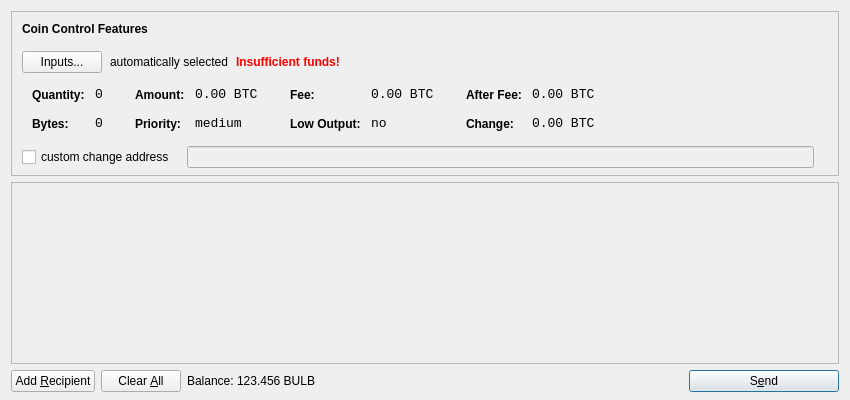
<?xml version="1.0" encoding="UTF-8"?>
<ui version="4.0">
 <class>SendCoinsDialog</class>
 <widget class="QDialog" name="SendCoinsDialog">
  <property name="geometry">
   <rect>
    <x>0</x>
    <y>0</y>
    <width>850</width>
    <height>400</height>
   </rect>
  </property>
  <property name="windowTitle">
   <string>Send Coins</string>
  </property>
  <layout class="QVBoxLayout" name="verticalLayout" stretch="0,1,0">
   <property name="bottomMargin">
    <number>8</number>
   </property>
   <item>
    <widget class="QFrame" name="frameCoinControl">
     <property name="sizePolicy">
      <sizepolicy hsizetype="Expanding" vsizetype="Expanding">
       <horstretch>0</horstretch>
       <verstretch>0</verstretch>
      </sizepolicy>
     </property>
     <property name="maximumSize">
      <size>
       <width>16777215</width>
       <height>16777215</height>
      </size>
     </property>
     <property name="frameShape">
      <enum>QFrame::StyledPanel</enum>
     </property>
     <property name="frameShadow">
      <enum>QFrame::Sunken</enum>
     </property>
     <layout class="QVBoxLayout" name="verticalLayoutCoinControl2">
      <property name="spacing">
       <number>-1</number>
      </property>
      <property name="leftMargin">
       <number>0</number>
      </property>
      <property name="topMargin">
       <number>0</number>
      </property>
      <property name="rightMargin">
       <number>0</number>
      </property>
      <property name="bottomMargin">
       <number>6</number>
      </property>
      <item>
       <layout class="QVBoxLayout" name="verticalLayoutCoinControl" stretch="0,0,0,0,1">
        <property name="spacing">
         <number>0</number>
        </property>
        <property name="leftMargin">
         <number>10</number>
        </property>
        <property name="topMargin">
         <number>10</number>
        </property>
        <item>
         <layout class="QHBoxLayout" name="horizontalLayoutCoinControl1">
          <property name="bottomMargin">
           <number>15</number>
          </property>
          <item>
           <widget class="QLabel" name="labelCoinControlFeatures">
            <property name="sizePolicy">
             <sizepolicy hsizetype="Preferred" vsizetype="Maximum">
              <horstretch>0</horstretch>
              <verstretch>0</verstretch>
             </sizepolicy>
            </property>
            <property name="font">
             <font>
              <weight>75</weight>
              <bold>true</bold>
             </font>
            </property>
            <property name="styleSheet">
             <string notr="true">font-weight:bold;</string>
            </property>
            <property name="text">
             <string>Coin Control Features</string>
            </property>
           </widget>
          </item>
         </layout>
        </item>
        <item>
         <layout class="QHBoxLayout" name="horizontalLayoutCoinControl2" stretch="0,0,0,0">
          <property name="spacing">
           <number>8</number>
          </property>
          <property name="bottomMargin">
           <number>10</number>
          </property>
          <item>
           <widget class="QPushButton" name="pushButtonCoinControl">
            <property name="styleSheet">
             <string notr="true"/>
            </property>
            <property name="text">
             <string>Inputs...</string>
            </property>
           </widget>
          </item>
          <item>
           <widget class="QLabel" name="labelCoinControlAutomaticallySelected">
            <property name="text">
             <string>automatically selected</string>
            </property>
            <property name="margin">
             <number>5</number>
            </property>
           </widget>
          </item>
          <item>
           <widget class="QLabel" name="labelCoinControlInsuffFunds">
            <property name="font">
             <font>
              <weight>75</weight>
              <bold>true</bold>
             </font>
            </property>
            <property name="styleSheet">
             <string notr="true">color:red;font-weight:bold;</string>
            </property>
            <property name="text">
             <string>Insufficient funds!</string>
            </property>
            <property name="margin">
             <number>5</number>
            </property>
           </widget>
          </item>
          <item>
           <spacer name="horizontalSpacerCoinControl">
            <property name="orientation">
             <enum>Qt::Horizontal</enum>
            </property>
            <property name="sizeHint" stdset="0">
             <size>
              <width>40</width>
              <height>1</height>
             </size>
            </property>
           </spacer>
          </item>
         </layout>
        </item>
        <item>
         <widget class="QWidget" name="widgetCoinControl" native="true">
          <property name="sizePolicy">
           <sizepolicy hsizetype="Preferred" vsizetype="Preferred">
            <horstretch>0</horstretch>
            <verstretch>0</verstretch>
           </sizepolicy>
          </property>
          <property name="minimumSize">
           <size>
            <width>0</width>
            <height>0</height>
           </size>
          </property>
          <property name="styleSheet">
           <string notr="true"/>
          </property>
          <layout class="QHBoxLayout" name="horizontalLayoutCoinControl5">
           <property name="margin">
            <number>0</number>
           </property>
           <item>
            <layout class="QHBoxLayout" name="horizontalLayoutCoinControl3" stretch="0,0,0,1">
             <property name="spacing">
              <number>20</number>
             </property>
             <property name="topMargin">
              <number>0</number>
             </property>
             <property name="bottomMargin">
              <number>10</number>
             </property>
             <item>
              <layout class="QFormLayout" name="formLayoutCoinControl1">
               <property name="horizontalSpacing">
                <number>10</number>
               </property>
               <property name="verticalSpacing">
                <number>14</number>
               </property>
               <property name="leftMargin">
                <number>10</number>
               </property>
               <property name="topMargin">
                <number>4</number>
               </property>
               <property name="rightMargin">
                <number>6</number>
               </property>
               <item row="0" column="0">
                <widget class="QLabel" name="labelCoinControlQuantityText">
                 <property name="styleSheet">
                  <string notr="true">font-weight:bold;</string>
                 </property>
                 <property name="text">
                  <string>Quantity:</string>
                 </property>
                 <property name="margin">
                  <number>0</number>
                 </property>
                </widget>
               </item>
               <item row="0" column="1">
                <widget class="QLabel" name="labelCoinControlQuantity">
                 <property name="font">
                  <font>
                   <family>Monospace</family>
                   <pointsize>10</pointsize>
                  </font>
                 </property>
                 <property name="cursor">
                  <cursorShape>IBeamCursor</cursorShape>
                 </property>
                 <property name="contextMenuPolicy">
                  <enum>Qt::ActionsContextMenu</enum>
                 </property>
                 <property name="text">
                  <string notr="true">0</string>
                 </property>
                 <property name="margin">
                  <number>0</number>
                 </property>
                 <property name="textInteractionFlags">
                  <set>Qt::LinksAccessibleByMouse|Qt::TextSelectableByKeyboard|Qt::TextSelectableByMouse</set>
                 </property>
                </widget>
               </item>
               <item row="1" column="0">
                <widget class="QLabel" name="labelCoinControlBytesText">
                 <property name="styleSheet">
                  <string notr="true">font-weight:bold;</string>
                 </property>
                 <property name="text">
                  <string>Bytes:</string>
                 </property>
                </widget>
               </item>
               <item row="1" column="1">
                <widget class="QLabel" name="labelCoinControlBytes">
                 <property name="font">
                  <font>
                   <family>Monospace</family>
                   <pointsize>10</pointsize>
                  </font>
                 </property>
                 <property name="cursor">
                  <cursorShape>IBeamCursor</cursorShape>
                 </property>
                 <property name="contextMenuPolicy">
                  <enum>Qt::ActionsContextMenu</enum>
                 </property>
                 <property name="text">
                  <string notr="true">0</string>
                 </property>
                 <property name="textInteractionFlags">
                  <set>Qt::LinksAccessibleByMouse|Qt::TextSelectableByKeyboard|Qt::TextSelectableByMouse</set>
                 </property>
                </widget>
               </item>
              </layout>
             </item>
             <item>
              <layout class="QFormLayout" name="formLayoutCoinControl2">
               <property name="horizontalSpacing">
                <number>10</number>
               </property>
               <property name="verticalSpacing">
                <number>14</number>
               </property>
               <property name="leftMargin">
                <number>6</number>
               </property>
               <property name="topMargin">
                <number>4</number>
               </property>
               <property name="rightMargin">
                <number>6</number>
               </property>
               <item row="0" column="0">
                <widget class="QLabel" name="labelCoinControlAmountText">
                 <property name="styleSheet">
                  <string notr="true">font-weight:bold;</string>
                 </property>
                 <property name="text">
                  <string>Amount:</string>
                 </property>
                 <property name="margin">
                  <number>0</number>
                 </property>
                </widget>
               </item>
               <item row="0" column="1">
                <widget class="QLabel" name="labelCoinControlAmount">
                 <property name="font">
                  <font>
                   <family>Monospace</family>
                   <pointsize>10</pointsize>
                  </font>
                 </property>
                 <property name="cursor">
                  <cursorShape>IBeamCursor</cursorShape>
                 </property>
                 <property name="contextMenuPolicy">
                  <enum>Qt::ActionsContextMenu</enum>
                 </property>
                 <property name="text">
                  <string notr="true">0.00 BTC</string>
                 </property>
                 <property name="textInteractionFlags">
                  <set>Qt::LinksAccessibleByMouse|Qt::TextSelectableByKeyboard|Qt::TextSelectableByMouse</set>
                 </property>
                </widget>
               </item>
               <item row="1" column="0">
                <widget class="QLabel" name="labelCoinControlPriorityText">
                 <property name="styleSheet">
                  <string notr="true">font-weight:bold;</string>
                 </property>
                 <property name="text">
                  <string>Priority:</string>
                 </property>
                </widget>
               </item>
               <item row="1" column="1">
                <widget class="QLabel" name="labelCoinControlPriority">
                 <property name="font">
                  <font>
                   <family>Monospace</family>
                   <pointsize>10</pointsize>
                  </font>
                 </property>
                 <property name="cursor">
                  <cursorShape>IBeamCursor</cursorShape>
                 </property>
                 <property name="contextMenuPolicy">
                  <enum>Qt::ActionsContextMenu</enum>
                 </property>
                 <property name="text">
                  <string>medium</string>
                 </property>
                 <property name="textInteractionFlags">
                  <set>Qt::LinksAccessibleByMouse|Qt::TextSelectableByKeyboard|Qt::TextSelectableByMouse</set>
                 </property>
                </widget>
               </item>
              </layout>
             </item>
             <item>
              <layout class="QFormLayout" name="formLayoutCoinControl3">
               <property name="horizontalSpacing">
                <number>10</number>
               </property>
               <property name="verticalSpacing">
                <number>14</number>
               </property>
               <property name="leftMargin">
                <number>6</number>
               </property>
               <property name="topMargin">
                <number>4</number>
               </property>
               <property name="rightMargin">
                <number>6</number>
               </property>
               <item row="0" column="0">
                <widget class="QLabel" name="labelCoinControlFeeText">
                 <property name="styleSheet">
                  <string notr="true">font-weight:bold;</string>
                 </property>
                 <property name="text">
                  <string>Fee:</string>
                 </property>
                 <property name="margin">
                  <number>0</number>
                 </property>
                </widget>
               </item>
               <item row="0" column="1">
                <widget class="QLabel" name="labelCoinControlFee">
                 <property name="font">
                  <font>
                   <family>Monospace</family>
                   <pointsize>10</pointsize>
                  </font>
                 </property>
                 <property name="cursor">
                  <cursorShape>IBeamCursor</cursorShape>
                 </property>
                 <property name="contextMenuPolicy">
                  <enum>Qt::ActionsContextMenu</enum>
                 </property>
                 <property name="text">
                  <string notr="true">0.00 BTC</string>
                 </property>
                 <property name="textInteractionFlags">
                  <set>Qt::LinksAccessibleByMouse|Qt::TextSelectableByKeyboard|Qt::TextSelectableByMouse</set>
                 </property>
                </widget>
               </item>
               <item row="1" column="0">
                <widget class="QLabel" name="labelCoinControlLowOutputText">
                 <property name="styleSheet">
                  <string notr="true">font-weight:bold;</string>
                 </property>
                 <property name="text">
                  <string>Low Output:</string>
                 </property>
                </widget>
               </item>
               <item row="1" column="1">
                <widget class="QLabel" name="labelCoinControlLowOutput">
                 <property name="font">
                  <font>
                   <family>Monospace</family>
                   <pointsize>10</pointsize>
                  </font>
                 </property>
                 <property name="cursor">
                  <cursorShape>IBeamCursor</cursorShape>
                 </property>
                 <property name="contextMenuPolicy">
                  <enum>Qt::ActionsContextMenu</enum>
                 </property>
                 <property name="text">
                  <string>no</string>
                 </property>
                 <property name="textInteractionFlags">
                  <set>Qt::LinksAccessibleByMouse|Qt::TextSelectableByKeyboard|Qt::TextSelectableByMouse</set>
                 </property>
                </widget>
               </item>
              </layout>
             </item>
             <item>
              <layout class="QFormLayout" name="formLayoutCoinControl4">
               <property name="horizontalSpacing">
                <number>10</number>
               </property>
               <property name="verticalSpacing">
                <number>14</number>
               </property>
               <property name="leftMargin">
                <number>6</number>
               </property>
               <property name="topMargin">
                <number>4</number>
               </property>
               <property name="rightMargin">
                <number>6</number>
               </property>
               <item row="0" column="0">
                <widget class="QLabel" name="labelCoinControlAfterFeeText">
                 <property name="styleSheet">
                  <string notr="true">font-weight:bold;</string>
                 </property>
                 <property name="text">
                  <string>After Fee:</string>
                 </property>
                 <property name="margin">
                  <number>0</number>
                 </property>
                </widget>
               </item>
               <item row="0" column="1">
                <widget class="QLabel" name="labelCoinControlAfterFee">
                 <property name="font">
                  <font>
                   <family>Monospace</family>
                   <pointsize>10</pointsize>
                  </font>
                 </property>
                 <property name="cursor">
                  <cursorShape>IBeamCursor</cursorShape>
                 </property>
                 <property name="contextMenuPolicy">
                  <enum>Qt::ActionsContextMenu</enum>
                 </property>
                 <property name="text">
                  <string notr="true">0.00 BTC</string>
                 </property>
                 <property name="textInteractionFlags">
                  <set>Qt::LinksAccessibleByMouse|Qt::TextSelectableByKeyboard|Qt::TextSelectableByMouse</set>
                 </property>
                </widget>
               </item>
               <item row="1" column="0">
                <widget class="QLabel" name="labelCoinControlChangeText">
                 <property name="styleSheet">
                  <string notr="true">font-weight:bold;</string>
                 </property>
                 <property name="text">
                  <string>Change:</string>
                 </property>
                </widget>
               </item>
               <item row="1" column="1">
                <widget class="QLabel" name="labelCoinControlChange">
                 <property name="font">
                  <font>
                   <family>Monospace</family>
                   <pointsize>10</pointsize>
                  </font>
                 </property>
                 <property name="cursor">
                  <cursorShape>IBeamCursor</cursorShape>
                 </property>
                 <property name="contextMenuPolicy">
                  <enum>Qt::ActionsContextMenu</enum>
                 </property>
                 <property name="text">
                  <string notr="true">0.00 BTC</string>
                 </property>
                 <property name="textInteractionFlags">
                  <set>Qt::LinksAccessibleByMouse|Qt::TextSelectableByKeyboard|Qt::TextSelectableByMouse</set>
                 </property>
                </widget>
               </item>
              </layout>
             </item>
            </layout>
           </item>
          </layout>
         </widget>
        </item>
        <item>
         <layout class="QHBoxLayout" name="horizontalLayoutCoinControl4" stretch="0,0,0">
          <property name="spacing">
           <number>12</number>
          </property>
          <property name="sizeConstraint">
           <enum>QLayout::SetDefaultConstraint</enum>
          </property>
          <property name="topMargin">
           <number>5</number>
          </property>
          <property name="rightMargin">
           <number>5</number>
          </property>
          <item>
           <widget class="QCheckBox" name="checkBoxCoinControlChange">
            <property name="text">
             <string>custom change address</string>
            </property>
           </widget>
          </item>
          <item>
           <widget class="QLineEdit" name="lineEditCoinControlChange">
            <property name="enabled">
             <bool>false</bool>
            </property>
            <property name="sizePolicy">
             <sizepolicy hsizetype="Expanding" vsizetype="Fixed">
              <horstretch>0</horstretch>
              <verstretch>0</verstretch>
             </sizepolicy>
            </property>
           </widget>
          </item>
          <item>
           <widget class="QLabel" name="labelCoinControlChangeLabel">
            <property name="sizePolicy">
             <sizepolicy hsizetype="Preferred" vsizetype="Expanding">
              <horstretch>0</horstretch>
              <verstretch>0</verstretch>
             </sizepolicy>
            </property>
            <property name="minimumSize">
             <size>
              <width>0</width>
              <height>0</height>
             </size>
            </property>
            <property name="text">
             <string/>
            </property>
            <property name="margin">
             <number>3</number>
            </property>
           </widget>
          </item>
         </layout>
        </item>
        <item>
         <spacer name="verticalSpacerCoinControl">
          <property name="orientation">
           <enum>Qt::Vertical</enum>
          </property>
          <property name="sizeHint" stdset="0">
           <size>
            <width>800</width>
            <height>1</height>
           </size>
          </property>
         </spacer>
        </item>
       </layout>
      </item>
     </layout>
    </widget>
   </item>
   <item>
    <widget class="QScrollArea" name="scrollArea">
     <property name="widgetResizable">
      <bool>true</bool>
     </property>
     <widget class="QWidget" name="scrollAreaWidgetContents">
      <property name="geometry">
       <rect>
        <x>0</x>
        <y>0</y>
        <width>830</width>
        <height>165</height>
       </rect>
      </property>
      <layout class="QVBoxLayout" name="verticalLayout_2">
       <property name="margin">
        <number>0</number>
       </property>
       <item>
        <layout class="QVBoxLayout" name="entries">
         <property name="spacing">
          <number>6</number>
         </property>
        </layout>
       </item>
       <item>
        <spacer name="verticalSpacer">
         <property name="orientation">
          <enum>Qt::Vertical</enum>
         </property>
         <property name="sizeHint" stdset="0">
          <size>
           <width>20</width>
           <height>40</height>
          </size>
         </property>
        </spacer>
       </item>
      </layout>
     </widget>
    </widget>
   </item>
   <item>
    <layout class="QHBoxLayout" name="horizontalLayout">
     <item>
      <widget class="QPushButton" name="addButton">
       <property name="toolTip">
        <string>Send to multiple recipients at once</string>
       </property>
       <property name="text">
        <string>Add &amp;Recipient</string>
       </property>
       <property name="icon">
        <iconset resource="../bitcoin.qrc">
         <normaloff>:/icons/add</normaloff>:/icons/add</iconset>
       </property>
       <property name="autoDefault">
        <bool>false</bool>
       </property>
      </widget>
     </item>
     <item>
      <widget class="QPushButton" name="clearButton">
       <property name="sizePolicy">
        <sizepolicy hsizetype="Minimum" vsizetype="Fixed">
         <horstretch>0</horstretch>
         <verstretch>0</verstretch>
        </sizepolicy>
       </property>
       <property name="toolTip">
        <string>Remove all transaction fields</string>
       </property>
       <property name="text">
        <string>Clear &amp;All</string>
       </property>
       <property name="icon">
        <iconset resource="../bitcoin.qrc">
         <normaloff>:/icons/remove</normaloff>:/icons/remove</iconset>
       </property>
       <property name="autoRepeatDelay">
        <number>300</number>
       </property>
       <property name="autoDefault">
        <bool>false</bool>
       </property>
      </widget>
     </item>
     <item>
      <layout class="QHBoxLayout" name="horizontalLayout_2">
       <property name="spacing">
        <number>3</number>
       </property>
       <item>
        <widget class="QLabel" name="label">
         <property name="text">
          <string>Balance:</string>
         </property>
        </widget>
       </item>
       <item>
        <widget class="QLabel" name="labelBalance">
         <property name="cursor">
          <cursorShape>IBeamCursor</cursorShape>
         </property>
         <property name="text">
          <string>123.456 BULB</string>
         </property>
         <property name="textInteractionFlags">
          <set>Qt::LinksAccessibleByMouse|Qt::TextSelectableByKeyboard|Qt::TextSelectableByMouse</set>
         </property>
        </widget>
       </item>
      </layout>
     </item>
     <item>
      <spacer name="horizontalSpacer">
       <property name="orientation">
        <enum>Qt::Horizontal</enum>
       </property>
       <property name="sizeHint" stdset="0">
        <size>
         <width>40</width>
         <height>20</height>
        </size>
       </property>
      </spacer>
     </item>
     <item>
      <widget class="QPushButton" name="sendButton">
       <property name="minimumSize">
        <size>
         <width>150</width>
         <height>0</height>
        </size>
       </property>
       <property name="toolTip">
        <string>Confirm the send action</string>
       </property>
       <property name="text">
        <string>S&amp;end</string>
       </property>
       <property name="icon">
        <iconset resource="../bitcoin.qrc">
         <normaloff>:/icons/send</normaloff>:/icons/send</iconset>
       </property>
       <property name="default">
        <bool>true</bool>
       </property>
      </widget>
     </item>
    </layout>
   </item>
  </layout>
 </widget>
 <resources>
  <include location="../bitcoin.qrc"/>
 </resources>
 <connections/>
</ui>
